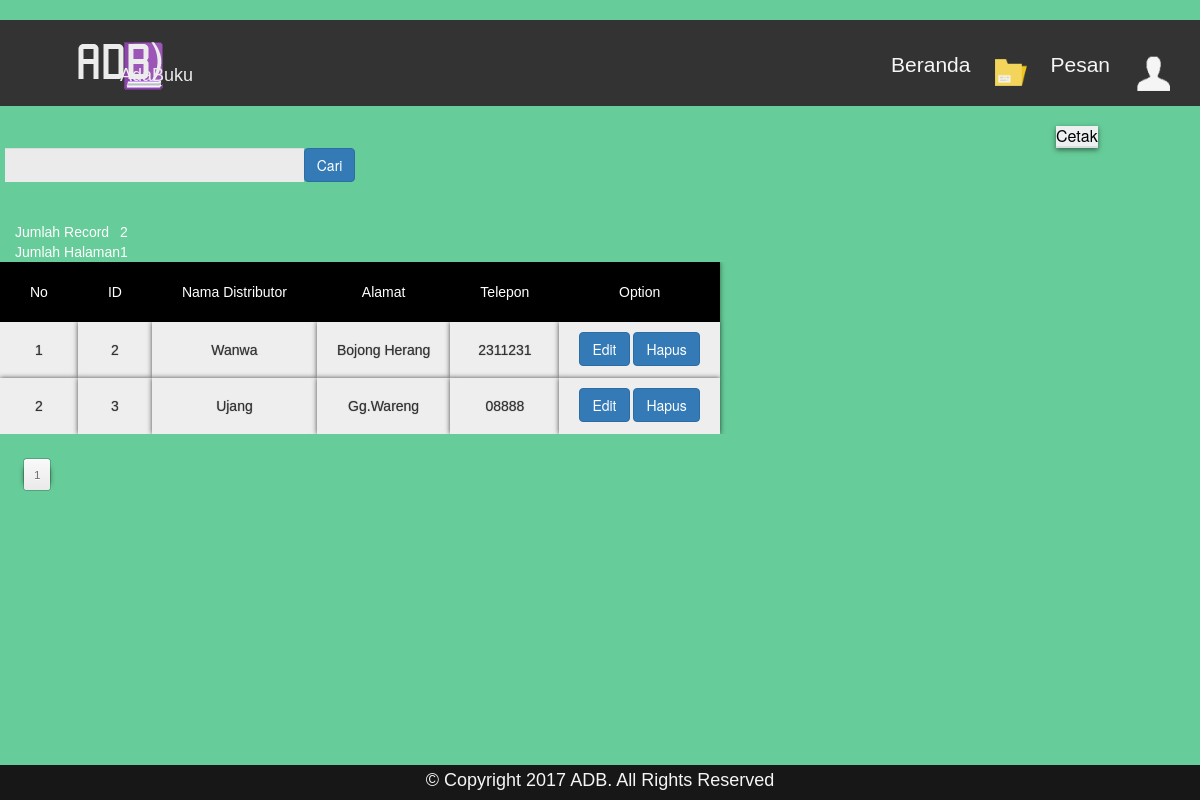
Page /admin/distributor.php (signed in) on the committed database.
### tables this page shows
CREATE TABLE IF NOT EXISTS `distributor` (
`id_distributor` int(11) NOT NULL,
  `nama_distributor` varchar(30) NOT NULL,
  `alamat` varchar(65) NOT NULL,
  `telepon` varchar(25) NOT NULL
);

### admin/distributor.php (the view, shortened to what this page needs)
<?php
include"header-input&tampil.php";
?>
<?php
$per_hal=10;
$jumlah_record=mysql_query("SELECT COUNT(*) from distributor");
$jum=mysql_result($jumlah_record, 0);
$halaman=ceil($jum / $per_hal);
$page = (isset($_GET['page'])) ? (int)$_GET['page'] : 1;
$start = ($page - 1) * $per_hal;
?>
<a style="margin-bottom:10px" href="laporan-dis.php" target="_blank"><input type="submit" class="clouds-flat-button" value="Cetak"></a>
<?php include"cari2.php"; ?>
<br />
<div class="jumlah-record">
<tbody>
	<table class="jumlah-record">
<tr>
	<td>Jumlah Record</td>
	<td><?php echo $jum; ?></td>
</tr>
<tr>
	<td>Jumlah Halaman</td>
	<td><?php echo $halaman; ?></td>
</tr>
</table>
</tbody>
</div>
<table class="flat-table">
<tbody>
	<tr>
		<th>No</th>
		<th>ID</th>
		<th>Nama Distributor</th>
		<th>Alamat</th>
		<th>Telepon</th>
		<th>Option</th>
	<?php
	if(isset($_GET['cari'])){
		$cari=mysql_real_escape_string($_GET['cari']);
		$dsb=mysql_query("select * from distributor where nama_distributor like '$cari' or id_distributor like '$cari'");
	}else{
		$dsb=mysql_query("select * from distributor limit $start, $per_hal");
	}
	$no=1;
	while($b=mysql_fetch_array($dsb)){
	?>
		<tr>
			<td><?php echo $no++ ?></td>
			<td><?php echo $b['id_distributor'] ?></td>
            <td><?php echo $b['nama_distributor'] ?></td>
            <td><?php echo $b['alamat'] ?></td>
            <td><?php echo $b['telepon'] ?></td>
			<td><a href="edit-distributor.php?id_distributor=<?php echo $b['id_distributor']; ?>"><input type="submit" class="button-default-crud"  value="Edit" /></a>
				<a onclick="if(confirm('Apakah anda yakin ingin menghapus data ini ??')){ location.href='hapus-distributor.php?id_distributor=<?php echo $b['id_distributor']; ?>' }" class=""><input value="Hapus" type="submit" class="button-default-crud" /></a>
			</td>
		</tr>
		<?php
	}
	?>
		</tr>
		</tbody>
	</table>
	<ul class="paginate wrapper">
		<?php
		for ($i=1;$i<=$halaman;$i++) {
			?>
			<li><a href="?page=<?php echo $i ?>"><?php echo $i ?></a></li>
			<?php
		}
		?>
	</ul>
<br />
<br />
<br />
<br />
<?php include"footer.php"; ?>

### style/table.css (style rules this page uses)
.flat-table { display: block; font-family: sans-serif; -webkit-font-smoothing: antialiased; font-size: 100%; overflow: auto; width: 100%; text-align: center; height: auto; margin-left: 0px; font-family: 'Alegreya Sans', sans-serif; }
.flat-table th { background-color: black; color: white; font-weight: normal; padding: 20px 30px; text-align: center; box-shadow: 0px 0px 5px rgba(0, 0, 0, 0.5); }
.flat-table td { background-color: #eeeeee; color: #333333; padding: 10px 20px; box-shadow: 0px 0px 5px rgba(0, 0, 0, 0.7); text-align: center; text-shadow: 0 0px 1px rgba(0, 0, 0, 0.5); }
.jumlah-record { background-color: transparent; }
.jumlah-record { position: relative; min-height: 1px; padding-right: 15px; padding-left: 15px; color: white; }

### style/button.css (style rules this page uses)
a { text-decoration: none; }
.clouds-flat-button { position: relative; vertical-align: top; width: 100px; height: auto; padding: 0; font-size: medium; color:black; text-align: center; background: #ecf0f1; border: 0; border-bottom: 2px solid #dadedf; cursor: pointer; -webkit-box-shadow: inset 0 -2px #dadedf; box-shadow: inset 0 -2px #dadedf; margin-left: 68%; margin-top: 20px; box-shadow:0 2px 5px rgba(0,0,0,0.5); }
.paginate { text-align: center; float: left; }
.paginate li { display: inline; box-shadow:0 2px 5px rgba(0,0,0,0.5) }
.paginate a { border-radius: 3px; box-shadow: rgba(0, 0, 0, 0.2) 0 0 0 1px; margin: 1px 2px; padding: 5px 10px; display: inline-block; border-top: 1px solid #fff; text-decoration: none; color: #717171; font-size: smaller; font-family: "Helvetica Neueu", Helvetica, Arial, sans-serif; text-shadow: white 0 1px 0; background-color: #f5f5f5; background-image: -webkit-gradient(linear, left top, left bottom, from(#f9f9f9), to(#eaeaea)); background-image: -webkit-linear-gradient(top, #f9f9f9, #eaeaea); background-image: -moz-linear-gradient(top, #f9f9f9, #eaeaea); background-image: -ms-linear-gradient(top, #f9f9f9, #eaeaea); background-image: -o-linear-gradient(top, #f9f9f9, #eaeaea); background-image: linear-gradient(top, #f9f9f9, #eaeaea); filter: progid:DXImageTransform.Microsoft.gradient(startColorStr='#f9f9f9', EndColorStr='#eaeaea'); }
.paginate a:first-child, .paginate a.first { margin-left: 0; }
.paginate a:last-child, .paginate a.last { margin-right: 0; }
.wrapper { margin: 0; padding: 2%; overflow: auto }
.button-default-crud { display: inline-block; padding: 6px 12px; margin-bottom: 2px; font-size: 14px; font-weight: 400; line-height: 1.42857; text-align: center; white-space: nowrap; vertical-align: middle; cursor: pointer; -moz-user-select: none; background-image: none; border: 1px solid transparent; border-radius: 4px; color: #FFF; background-color: #337AB7; border-color: #2E6DA4; width: 50%; }

### css/popup.css (style rules this page uses)
* { margin: 0; padding: 0; border: 1px solid black; }

### css/site.css (style rules this page uses)
body { padding-top:20px; padding-bottom:20px; }

### style/prime.css (style rules this page uses)
* { margin: 0; padding: 0; border: 0; }
body { background-color: #f39b13; color: #ffffff; font-family: 'Alegreya', sans-serif; margin: 0; margin-bottom: 0px; overflow: auto; max-width: 100%; }
ul, li { list-style-type: none; margin: 0; padding: 0; }

### admin/distributor.php (style rules this page uses)
body { background-color: #66cc99; }

### rows in the picture
distributor: id_distributor "2", nama_distributor "Wanwa", alamat "Bojong Herang", telepon "2311231"
distributor: id_distributor "3", nama_distributor "Ujang", alamat "Gg.Wareng", telepon "08888"

### other values in the picture
$jum "2"
$halaman "1"
